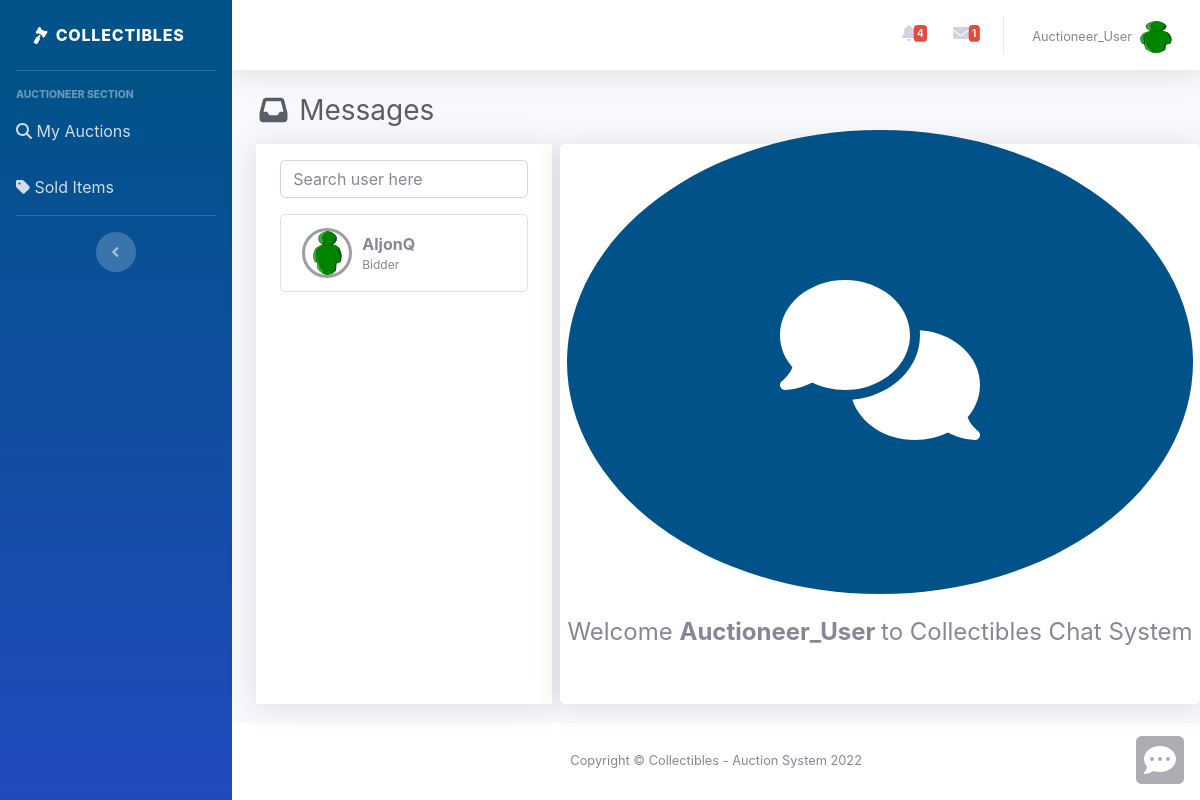
/ (signed in), run on the app's committed database.
### tables this page shows
CREATE TABLE `users` (
  `id` int(11) NOT NULL,
  `name` varchar(255) NOT NULL,
  `address` varchar(255) NOT NULL,
  `username` varchar(50) NOT NULL,
  `password` varchar(255) NOT NULL,
  `date_of_birth` datetime DEFAULT NULL,
  `gender` varchar(255) NOT NULL,
  `contact` varchar(255) DEFAULT NULL,
  `role` varchar(255) NOT NULL,
  `avatar` text NOT NULL,
  `subscription` varchar(255) DEFAULT NULL,
  `payment_option` varchar(255) DEFAULT NULL,
  `date_added` datetime DEFAULT current_timestamp(),
  `alert_status` tinyint(1) DEFAULT 0,
  `message_status` tinyint(1) DEFAULT 0,
  `alert_unread_count` int(11) DEFAULT 0,
  `message_unread_count` int(11) DEFAULT 0
);

CREATE TABLE `thread` (
  `id` int(11) NOT NULL,
  `user_ids` text NOT NULL
);

### alerts.php (the view, shortened to what this page needs)
<?php
    require_once "config.php";
    $current_user = trim($_SESSION["id"]);
    $user_sql = "SELECT * FROM users WHERE id = $current_user";
    $user_query = mysqli_query($link, $user_sql);
    $user = $user_query->fetch_array(MYSQLI_ASSOC);
    $thread_count = $link->query("SELECT * from thread where concat('[',REPLACE(user_ids,',','],['),']') like '%[{$_SESSION['login_id']}]%' ");
?>
<li class="nav-item dropdown no-arrow mx-1">
    <a class="nav-link dropdown-toggle" data-user-id="<?php echo $current_user; ?>"  href="#" id="alertsDropdown" role="button" data-toggle="dropdown" aria-haspopup="true" aria-expanded="false">
        <i class="fas fa-bell fa-fw"></i>
        <?php if ($user['alert_status'] == 0) { ?>
            <span class="badge badge-danger badge-counter">
                <?php echo $user['alert_unread_count']; ?>
            </span>
        <?php } ?>
    </a>
</li>
<li class="nav-item dropdown no-arrow mx-1">
    <a class="nav-link dropdown-toggle" data-user-id="<?php echo $current_user; ?>"  href="#" id="messagesDropdown" role="button" data-toggle="dropdown" aria-haspopup="true" aria-expanded="false">
        <i class="fas fa-envelope fa-fw"></i>
        <?php if ($user['message_status'] == 0) { ?>
            <span class="badge badge-danger badge-counter">
                <?php echo count($thread_count->fetch_all()); ?>
            </span>
        <?php } ?>
    </a>
</li>

### contact_panel.php (shortened to what this page needs)
<?php
	require_once 'config.php';
?>
<div class="container-fluid pt-3 shadow" id="contact-panel">
	<div class="col-lg-12">
		<div class="row">
			<form action="" id="filter-contact" class=" w-100">
				<div class="form-group" id="filter-row">
					<input type="text" class="form-control" placeholder="Search user here" id="find_user">
				</div>
			</form>
		</div>
	</div>
	<ul class="list-group" id="convo-list">
			<?php
				$thread = $link->query("SELECT * from thread where concat('[',REPLACE(user_ids,',','],['),']') like '%[{$_SESSION['login_id']}]%' ");
				while ($row = $thread->fetch_array()) :
					$user = $link->query("SELECT * FROM users where id in ({$row['user_ids']}) and id!= {$_SESSION['login_id']} ")->fetch_array();
			?>
			<li class="list-group-item w-100" data-id="<?php echo md5($row['id']) ?>">
				<table class="" width="100%">
					<tr>
						<td width="10%">
							<div class="uavatar mr-2"><img src="assets/uploads/<?php echo $user['avatar'] ?>" alt=""></div>
						</td>
						<td>
							<strong><?php echo ucwords($user['username']) ?></strong>
							<div style="font-size: 12px;">
								<?php switch ($user['role']) {
									default:
										echo 'Bidder';
										break;
								}
								?>
							</div>
						</td>
					</tr>
				</table>
			</li>
		<?php endwhile; ?>
	</ul>
</div>

### index.php (style rules this page uses)
body { background: #80808045; }
body { overflow: auto }

### contact_panel.php (style rules this page uses)
div#contact-panel { position: fixed; background: white; height: calc(100% - 15rem); width: 18.5rem; top: 9em; }
#convo-list li { cursor: pointer }
#convo-list img { max-width: calc(100%); max-height: calc(100%); border-radius: 100%; }
#convo-list .uavatar { width: 50px; height: 50px; align-self: center; border-radius: 50%; border: 3px solid #808080c2; display: flex; justify-content: center; text-align: -webkit-auto; }

### data on the page
users: alert_unread_count "4"
thread: users.avatar (picture), users.username "AljonQ"

### other printed values
count($thread_count->fetch_all()) "1"
$_SESSION["username"] "Auctioneer_User"
$_SESSION['login_name'] "Auctioneer_User"
